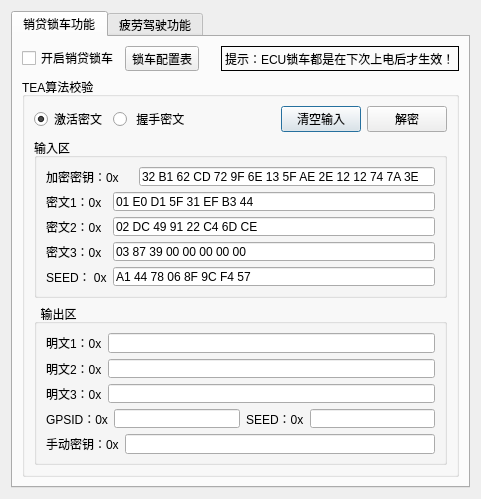
<?xml version="1.0" encoding="UTF-8"?>
<ui version="4.0">
 <class>FuncConfigDialog</class>
 <widget class="QDialog" name="FuncConfigDialog">
  <property name="geometry">
   <rect>
    <x>0</x>
    <y>0</y>
    <width>481</width>
    <height>499</height>
   </rect>
  </property>
  <property name="windowTitle">
   <string>功能配置</string>
  </property>
  <layout class="QGridLayout" name="gridLayout_2">
   <item row="0" column="0">
    <widget class="QTabWidget" name="tabWidget">
     <property name="focusPolicy">
      <enum>Qt::StrongFocus</enum>
     </property>
     <property name="currentIndex">
      <number>0</number>
     </property>
     <widget class="QWidget" name="tab">
      <attribute name="title">
       <string>销贷锁车功能</string>
      </attribute>
      <layout class="QGridLayout" name="gridLayout_3">
       <item row="0" column="0">
        <layout class="QHBoxLayout" name="horizontalLayout">
         <item>
          <widget class="QCheckBox" name="lockFuncCheckBox">
           <property name="text">
            <string>开启销贷锁车</string>
           </property>
          </widget>
         </item>
         <item>
          <widget class="QToolButton" name="lockVehicleButton">
           <property name="text">
            <string>锁车配置表</string>
           </property>
          </widget>
         </item>
         <item>
          <spacer name="horizontalSpacer">
           <property name="orientation">
            <enum>Qt::Horizontal</enum>
           </property>
           <property name="sizeHint" stdset="0">
            <size>
             <width>40</width>
             <height>20</height>
            </size>
           </property>
          </spacer>
         </item>
         <item>
          <widget class="QLabel" name="label">
           <property name="toolTip">
            <string/>
           </property>
           <property name="frameShape">
            <enum>QFrame::Box</enum>
           </property>
           <property name="text">
            <string>提示：ECU锁车都是在下次上电后才生效！</string>
           </property>
           <property name="wordWrap">
            <bool>false</bool>
           </property>
          </widget>
         </item>
        </layout>
       </item>
       <item row="1" column="0">
        <widget class="QGroupBox" name="groupBox">
         <property name="minimumSize">
          <size>
           <width>0</width>
           <height>380</height>
          </size>
         </property>
         <property name="title">
          <string>TEA算法校验</string>
         </property>
         <layout class="QGridLayout" name="gridLayout_5">
          <item row="0" column="0">
           <layout class="QHBoxLayout" name="horizontalLayout_3">
            <item>
             <widget class="QRadioButton" name="activeRadioButton">
              <property name="text">
               <string>激活密文</string>
              </property>
              <property name="checked">
               <bool>true</bool>
              </property>
             </widget>
            </item>
            <item>
             <widget class="QRadioButton" name="handshakeRadioButton">
              <property name="text">
               <string> 握手密文</string>
              </property>
             </widget>
            </item>
            <item>
             <spacer name="horizontalSpacer_2">
              <property name="orientation">
               <enum>Qt::Horizontal</enum>
              </property>
              <property name="sizeHint" stdset="0">
               <size>
                <width>40</width>
                <height>20</height>
               </size>
              </property>
             </spacer>
            </item>
            <item>
             <widget class="QPushButton" name="clearInputButton">
              <property name="text">
               <string>清空输入</string>
              </property>
             </widget>
            </item>
            <item>
             <widget class="QPushButton" name="decryptButton">
              <property name="text">
               <string>解密</string>
              </property>
              <property name="default">
               <bool>true</bool>
              </property>
             </widget>
            </item>
           </layout>
          </item>
          <item row="1" column="0">
           <widget class="QGroupBox" name="groupBox_2">
            <property name="title">
             <string>输入区</string>
            </property>
            <layout class="QGridLayout" name="gridLayout_4">
             <item row="3" column="0">
              <widget class="QLabel" name="ciphertext3Label">
               <property name="text">
                <string>密文3：0x</string>
               </property>
              </widget>
             </item>
             <item row="5" column="1" colspan="2">
              <widget class="QLineEdit" name="encryptSeedLineEdit">
               <property name="text">
                <string>A1 44 78 06 8F 9C F4 57</string>
               </property>
              </widget>
             </item>
             <item row="1" column="1" colspan="2">
              <widget class="QLineEdit" name="ciphertext1LineEdit">
               <property name="text">
                <string>01 E0 D1 5F 31 EF B3 44</string>
               </property>
              </widget>
             </item>
             <item row="2" column="0">
              <widget class="QLabel" name="ciphertext2Label">
               <property name="text">
                <string>密文2：0x</string>
               </property>
              </widget>
             </item>
             <item row="0" column="0" colspan="2">
              <widget class="QLabel" name="encryptKeyLabel">
               <property name="text">
                <string>加密密钥：0x</string>
               </property>
              </widget>
             </item>
             <item row="3" column="1" colspan="2">
              <widget class="QLineEdit" name="ciphertext3LineEdit">
               <property name="text">
                <string>03 87 39 00 00 00 00 00</string>
               </property>
              </widget>
             </item>
             <item row="5" column="0">
              <widget class="QLabel" name="encryptSeedlabel">
               <property name="text">
                <string>SEED： 0x</string>
               </property>
              </widget>
             </item>
             <item row="0" column="2">
              <widget class="QLineEdit" name="encryptKeyLineEdit">
               <property name="text">
                <string>32 B1 62 CD 72 9F 6E 13 5F AE 2E 12 12 74 7A 3E</string>
               </property>
              </widget>
             </item>
             <item row="1" column="0">
              <widget class="QLabel" name="ciphertext1Label">
               <property name="text">
                <string>密文1：0x</string>
               </property>
              </widget>
             </item>
             <item row="2" column="1" colspan="2">
              <widget class="QLineEdit" name="ciphertext2LineEdit">
               <property name="text">
                <string>02 DC 49 91 22 C4 6D CE</string>
               </property>
              </widget>
             </item>
             <item row="4" column="1">
              <spacer name="verticalSpacer_2">
               <property name="orientation">
                <enum>Qt::Vertical</enum>
               </property>
               <property name="sizeHint" stdset="0">
                <size>
                 <width>20</width>
                 <height>40</height>
                </size>
               </property>
              </spacer>
             </item>
            </layout>
           </widget>
          </item>
          <item row="2" column="0">
           <widget class="QGroupBox" name="groupBox_3">
            <property name="title">
             <string>  输出区</string>
            </property>
            <layout class="QGridLayout" name="gridLayout_6">
             <item row="1" column="0">
              <widget class="QLabel" name="plaintext2Label">
               <property name="text">
                <string>明文2：0x</string>
               </property>
              </widget>
             </item>
             <item row="1" column="1" colspan="2">
              <widget class="QLineEdit" name="plaintext2LineEdit"/>
             </item>
             <item row="4" column="0" colspan="3">
              <layout class="QHBoxLayout" name="horizontalLayout_2">
               <item>
                <widget class="QLabel" name="gpsidLabel">
                 <property name="text">
                  <string>GPSID：0x</string>
                 </property>
                </widget>
               </item>
               <item>
                <widget class="QLineEdit" name="gpsidLineEdit"/>
               </item>
               <item>
                <widget class="QLabel" name="decryptSeedLabel">
                 <property name="text">
                  <string>SEED：0x</string>
                 </property>
                </widget>
               </item>
               <item>
                <widget class="QLineEdit" name="decryptSeedLineEdit"/>
               </item>
              </layout>
             </item>
             <item row="2" column="1" colspan="2">
              <widget class="QLineEdit" name="plaintext3LineEdit"/>
             </item>
             <item row="5" column="0" colspan="2">
              <widget class="QLabel" name="manualKeyLabel">
               <property name="text">
                <string>手动密钥：0x</string>
               </property>
              </widget>
             </item>
             <item row="0" column="1" colspan="2">
              <widget class="QLineEdit" name="plaintext1LineEdit"/>
             </item>
             <item row="5" column="2">
              <widget class="QLineEdit" name="manualKeyLineEdit"/>
             </item>
             <item row="0" column="0">
              <widget class="QLabel" name="plaintext1Label">
               <property name="text">
                <string>明文1：0x</string>
               </property>
              </widget>
             </item>
             <item row="2" column="0">
              <widget class="QLabel" name="plaintext3Label">
               <property name="text">
                <string>明文3：0x</string>
               </property>
              </widget>
             </item>
             <item row="3" column="0">
              <spacer name="verticalSpacer_3">
               <property name="orientation">
                <enum>Qt::Vertical</enum>
               </property>
               <property name="sizeHint" stdset="0">
                <size>
                 <width>20</width>
                 <height>40</height>
                </size>
               </property>
              </spacer>
             </item>
            </layout>
           </widget>
          </item>
         </layout>
        </widget>
       </item>
      </layout>
     </widget>
     <widget class="QWidget" name="tab_2">
      <attribute name="title">
       <string>疲劳驾驶功能</string>
      </attribute>
      <layout class="QGridLayout" name="gridLayout">
       <item row="0" column="0">
        <widget class="QCheckBox" name="tiredFuncCheckBox">
         <property name="text">
          <string>开启疲劳驾驶</string>
         </property>
        </widget>
       </item>
       <item row="1" column="0">
        <widget class="QLabel" name="label_7">
         <property name="text">
          <string>最大连续运行时间：</string>
         </property>
        </widget>
       </item>
       <item row="1" column="2">
        <widget class="QLabel" name="label_4">
         <property name="text">
          <string>秒</string>
         </property>
        </widget>
       </item>
       <item row="3" column="0">
        <widget class="QLabel" name="label_3">
         <property name="text">
          <string>提 前 预 警 时间：</string>
         </property>
        </widget>
       </item>
       <item row="2" column="2">
        <widget class="QLabel" name="label_5">
         <property name="text">
          <string>秒</string>
         </property>
        </widget>
       </item>
       <item row="2" column="0">
        <widget class="QLabel" name="label_2">
         <property name="text">
          <string>最小连续休息时间：</string>
         </property>
        </widget>
       </item>
       <item row="3" column="2">
        <widget class="QLabel" name="label_6">
         <property name="text">
          <string>秒</string>
         </property>
        </widget>
       </item>
       <item row="1" column="1">
        <widget class="QLineEdit" name="maxRunLineEdit">
         <property name="text">
          <string>14400</string>
         </property>
        </widget>
       </item>
       <item row="2" column="1">
        <widget class="QLineEdit" name="minRestLineEdit">
         <property name="text">
          <string>1200</string>
         </property>
        </widget>
       </item>
       <item row="3" column="1">
        <widget class="QLineEdit" name="preWarnLineEdit">
         <property name="text">
          <string>1800</string>
         </property>
        </widget>
       </item>
       <item row="4" column="1">
        <spacer name="verticalSpacer">
         <property name="orientation">
          <enum>Qt::Vertical</enum>
         </property>
         <property name="sizeHint" stdset="0">
          <size>
           <width>20</width>
           <height>40</height>
          </size>
         </property>
        </spacer>
       </item>
      </layout>
     </widget>
    </widget>
   </item>
  </layout>
 </widget>
 <resources/>
 <connections/>
</ui>
